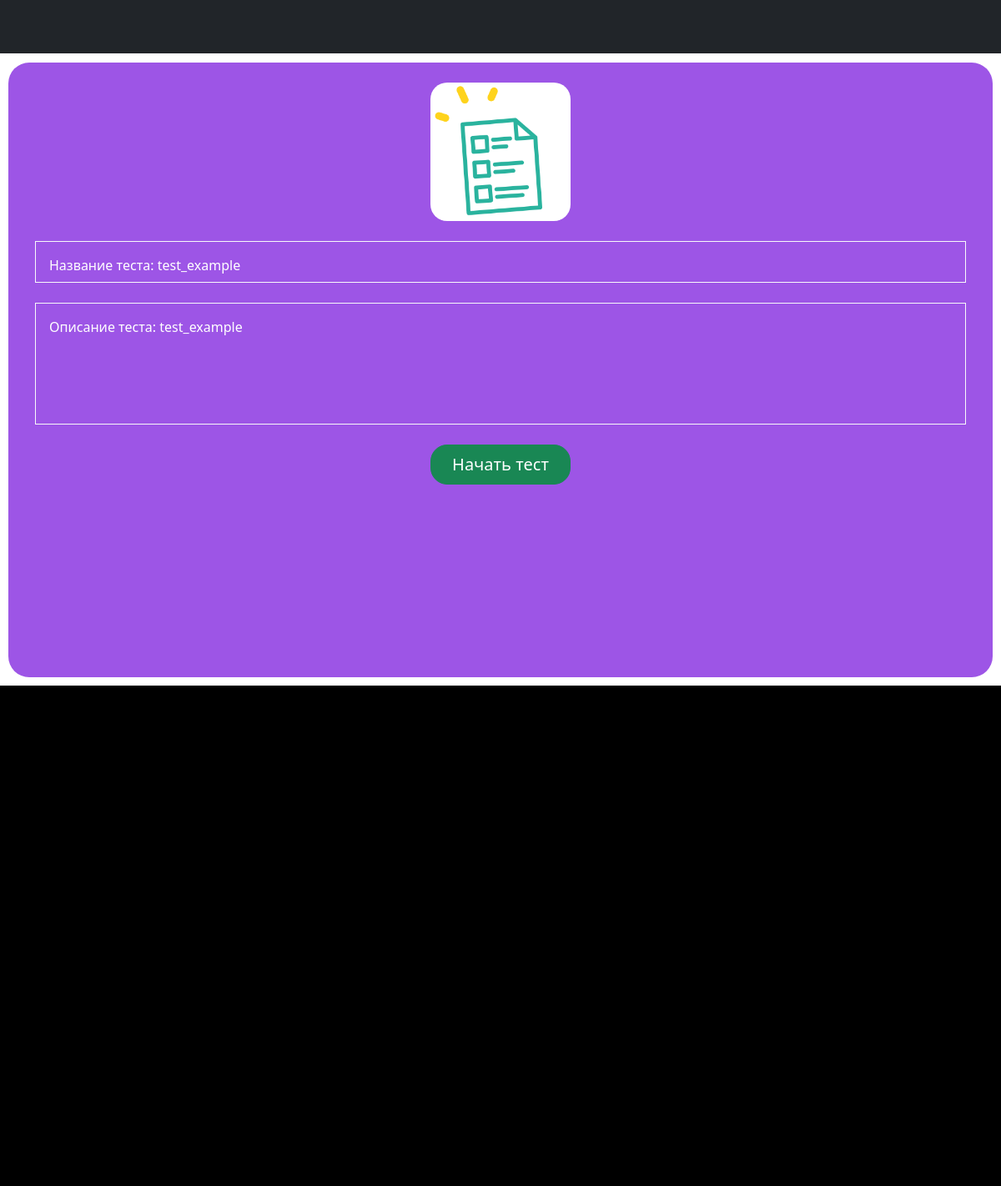
The page /test/start_a_test/25 (signed in) on the database its author committed.
### univ_app/models.py (models this page shows, shortened)
class Task(models.Model):
    title = models.CharField(max_length=200, default="", blank=True)
    description = models.TextField(default="", blank=True)
    subject = models.ForeignKey(
        "Subject", blank=True, null=True, on_delete=models.SET_NULL
    )
    created_at = models.DateTimeField(auto_now_add=True, null=True, blank=True)
    created_by = models.ForeignKey(
        "Teacher", blank=True, null=True, on_delete=models.SET_NULL
    )
    class Meta:
        abstract = True

class Test(Task):
    slug = models.SlugField(max_length=120, blank=True, null=True)
    link = models.CharField(max_length=1000, default="")
    image = models.ImageField(
        upload_to="uploads/", blank=True, null=True, default="test.png"
    )

### univ_app/decorators.py (the view)
        def wrapper(request, *args, **kwargs):
            group = None
            if request.user.groups.exists():
                group = request.user.groups.all()[0].name
            if group in allowed_groups:
                return view_func(request, *args, **kwargs)
            else:
                return HttpResponse("У вас нет прав доступа к этой странице")

### univ_app/views.py (called while the page is built)
@allowed_users(allowed_groups=["student"])
def start_a_test(request, testid):
    test = Test.objects.get(id=testid)
    ctx = {
        "test": test,
    }
    return render(request, "tester/take_test/start_a_test.html", ctx)

### templates/tester/take_test/start_a_test.html (shortened to what this page needs)
{% extends "tester_base.html"%}
{% block start_test %}
<div class = 'container'>
  <br>
  <img src="{{test.image.url}}" alt="" class = "center">
  <br>
  <div class="border border-light p-3 mb-4">
    <div class="text-wrap" style=" height: 1rem; width: 80%; color: white;">
      Название теста: {{test.title}}
    </div>
  </div>
  <div class="border border-light p-3 mb-4">
    <div class="text-wrap" style=" height: 7rem; width: 80%; color: white;">
      Описание теста: {{test.description}}
    </div>
  </div>
  <form action = "{% url 'take_test' test.pk 0 0 %}">
      <button type="submit" class = "btn btn-success btn-lg center" name="button">Начать тест</button>
  </form>
</div>
{% endblock %}

### univ_app/static/univ_app/css/base.css (style rules this page uses)
body { background: white; }

### templates/tester/take_test/start_a_test.html (style rules this page uses)
.center { display: block; margin-left: auto; margin-right: auto; width: 15%; border-radius: 20px; }

### templates/tester_base.html (style rules this page uses)
body { background-color:white; color: white; }

### rows shown on the page
Test: image (picture), title "test_example", description "test_example"
